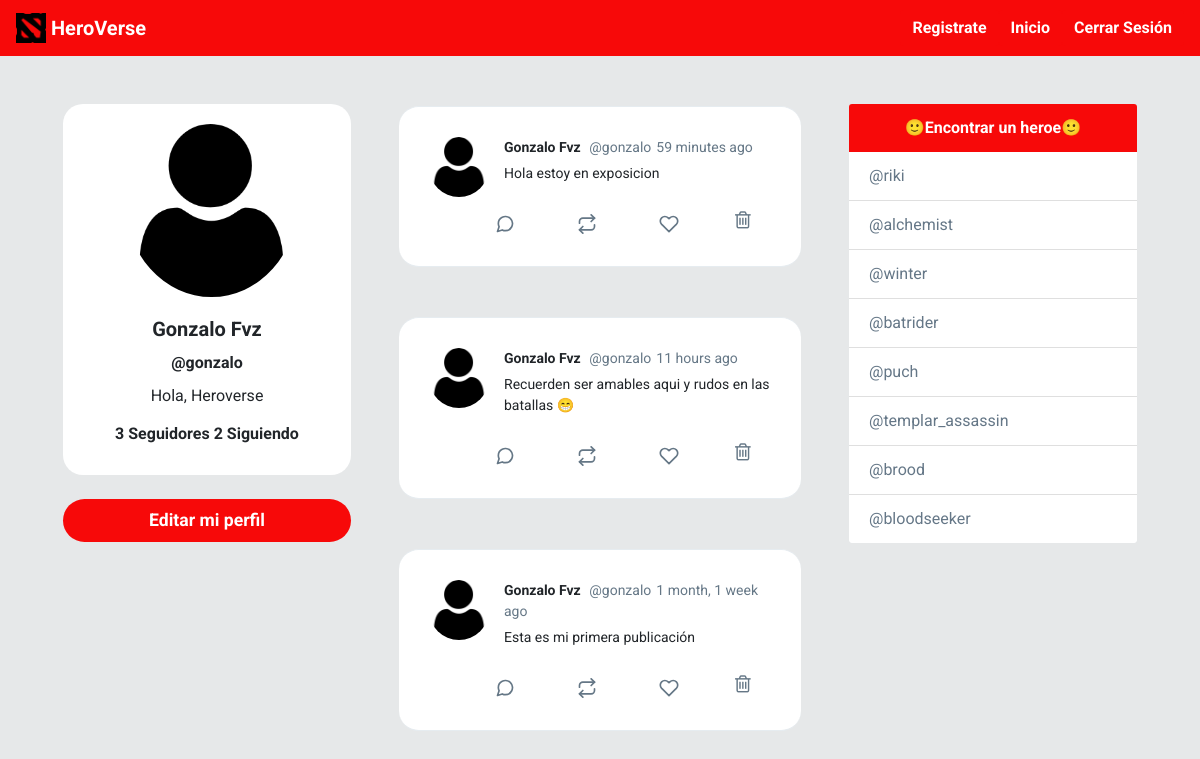
/profile/gonzalo/ (signed in), run on the app's committed database.
### heroverse/models.py (models this page shows, shortened)
class Profile(models.Model):
    user = models.OneToOneField(User, on_delete=models.CASCADE)
    bio = models.CharField(default='Hola, Heroverse', max_length=100)
    image = models.ImageField(default='default.png')
    def following(self):
        user_ids = Relationship.objects.filter(from_user=self.user)\
                                    .values_list('to_user_id', flat=True)
        return User.objects.filter(id__in=user_ids)
    def followers(self):
        user_ids = Relationship.objects.filter(to_user=self.user)\
                                    .values_list('from_user_id', flat=True)
        return User.objects.filter(id__in=user_ids)

class Post(models.Model):
    timestamp = models.DateTimeField(default=timezone.now)
    content = models.TextField()
    user = models.ForeignKey(User, on_delete=models.CASCADE, related_name='posts')
    class Meta:
        ordering = ['-timestamp']

### heroverse/views.py (the view)
# urls.py: path('profile/<str:username>/', views.profile, name='profile'),
def profile(request, username):
    user = User.objects.get(username=username)
    users = User.objects.exclude(username=request.user.username)
    posts = user.posts.all()
    context = {'user': user, 'posts': posts, 'users':users}
    return render(request, 'heroverse/profile.html', context)

### heroverse/templates/heroverse/profile.html (shortened to what this page needs)
{% extends 'heroverse/layout.html' %}
{% load humanize %}
{% block content %}
{% load static %}
<div id="main" class="container-fluid d-flex">
    <div class="sidebar m-5 d-none d-md-block">
        <div class="">
            <div class="card " style="width: 18rem; text-align:center;border-radius: 20px;">
                <img class="card-img-top rounded-circle"
                    style="width:60%; position: relative;left: 62px;padding-top: 20px;" src="{{ user.profile.image.url }}"
                    alt="Card image cap">
                <div class="card-body">
                    <h5 class="card-title font-weight-bold">{{ user.first_name }}</h5>
                    <h6 class="card-title font-weight-bold">@{{ user }}</h6>
                    <p class="card-text">{{ user.profile.bio }}</p>
                    <h6 class="card-title font-weight-bold">
                        {{ user.profile.followers.count }} Seguidores
                        {{ user.profile.following.count }} Siguiendo
                    </h6>
                </div>
            </div>
            <a href="{% url 'editar' %}" id="addATweetLeft" type="button"
                style="border-radius: 30px; font-size: 1.1rem; font-weight:bold;"
                class="btn btn-lg btn-block mt-4 text-white ">Editar mi perfil</a>
        </div>
    </div>
    <div class="content">
        {% for post in posts %}
        <div id="tweetCards">
            <div class="tweet-wrap" style="border-radius:20px">
                <div class="tweet-header">
                    <img src="{{ post.user.profile.image.url }}" alt="" class="avator">
                    <div class="tweet-header-info">
                        {{ post.user.first_name }} <span>@{{ post.user }}</span><span>{{ post.timestamp|naturaltime }}
                        </span>
                        <p>{{ post.content }}</p>
                    </div>
                </div>
                <div class="tweet-info-counts">
                    <div class="comments">
                        <button style="background: white; border: none;">
                        </button>
                    </div>
                    <div class="retweets">
                        <button style="background: white; border: none;">
                        </button>
                    </div>
                    <div class="likes">
                        <button style="background: white; border: none;">
                        </button>
                    </div>
                    {% if request.user == post.user%}
                    <div class="trash">
                        <a href="#" style="background: white; border: none;">
                            <i class="fa fa-trash-o" style="color:#657786; font-size: 20px" aria-hidden="true"></i>
                        </a>
                    </div>
                    {% endif %}
                </div>
            </div>
        </div>
        {% endfor %}
    </div>
    <div class="sidebar m-5 d-none d-xl-block">
        <div class="card" style="width: 18rem;">
            <div class="card-header">
                🙂Encontrar un heroe🙂
            </div>
            <ul class="list-group list-group-flush">
                {% for user in users %}
                    <li class="list-group-item">
                        <a href="{{ user.profile.get_absolute_url }}" style="text-decoration: none; color: #657787;">
                            @{{ user.username }}
                        </a>
                    </li>
                {% endfor %}
            </ul>
        </div>
    </div>
</div>
{% endblock content %}

### heroverse/static/css/style.css (style rules this page uses)
body { background: #E6E8E9; ; font-family: 'Asap', sans-serif; font-family: 'Roboto', sans-serif; }
img { max-width: 100%; }
.avator { border-radius: 100px; width: 60px; margin-right: 15px; }
.card { border: none; }
.card-header { background-color: #F70909 ; color: white; text-align: center; font-weight: bold; border: none; }
#main { justify-content: center; }
.tweet-wrap { max-width: 490px; background: #fff; margin: 0 auto; margin-top: 50px; border-radius: 3px; padding: 30px; border-bottom: 1px solid #e6ecf0; border-top: 1px solid #e6ecf0; }
.tweet-header { display: flex; align-items: flex-start; font-size: 14px; }
.tweet-header-info { font-weight: bold; }
.tweet-header-info span { color: #657786; font-weight: normal; margin-left: 5px; }
.tweet-header-info p { font-weight: normal; margin-top: 5px; }
.tweet-info-counts { display: flex; margin-left: 60px; margin-top: 10px; }
.tweet-info-counts div { display: flex; margin-right: 20px; }
.tweet-info-counts div svg { color: #657786; margin-right: 10px; }
.btn { background-color: #F70909 ; border-style: none; font-weight: bold; color: white; }
a:link { color: #F70909 ; text-decoration: none; }

### data on the page
Post: user.profile.image (placeholder picture), user.first_name "Gonzalo Fvz", user "gonzalo", timestamp "59 minutes ago", content "Hola estoy en exposicion"
Post: user.profile.image (placeholder picture), user.first_name "Gonzalo Fvz", user "gonzalo", timestamp "11 hours ago", content "Recuerden ser amables aqui y rudos en las batallas 😁"
Post: user.profile.image (placeholder picture), user.first_name "Gonzalo Fvz", user "gonzalo", timestamp "1 month, 1 week ago", content "Esta es mi primera publicación"

### other printed values
{{ user.first_name }} "Gonzalo Fvz"
{{ user }} "gonzalo"
{{ user.profile.bio }} "Hola, Heroverse"
{{ user.profile.followers.count }} "3"
{{ user.profile.following.count }} "2"
{{ user.username }} "riki"
{{ user.username }} "alchemist"
{{ user.username }} "winter"
{{ user.username }} "batrider"
{{ user.username }} "puch"
{{ user.username }} "templar_assassin"
{{ user.username }} "brood"
{{ user.username }} "bloodseeker"
